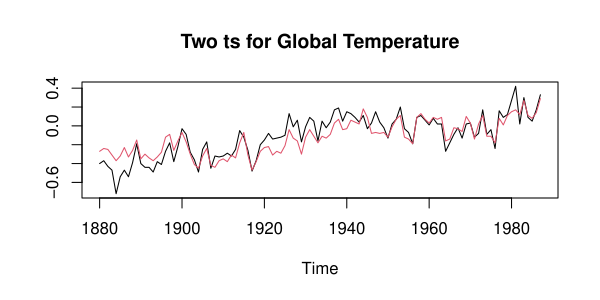

Source code (R):
###################################################
### code chunk number 59: Cs701_globaltemp
###################################################
data("GlobalTemp")
ts.plot(GlobalTemp, col = 1:2, main = "Two ts for Global Temperature")
